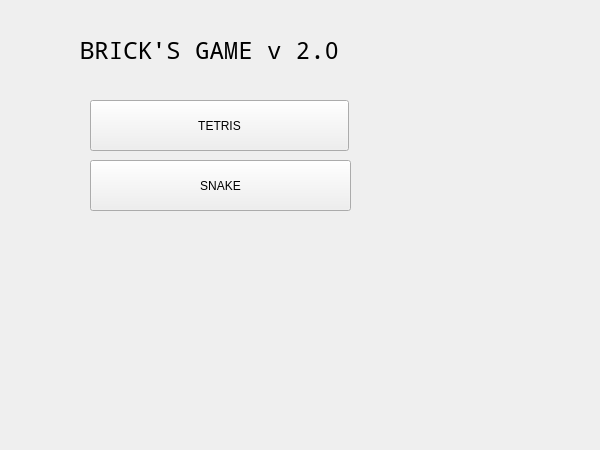
<?xml version="1.0" encoding="UTF-8"?>
<ui version="4.0">
 <class>MainWindow</class>
 <widget class="QMainWindow" name="MainWindow">
  <property name="geometry">
   <rect>
    <x>0</x>
    <y>0</y>
    <width>600</width>
    <height>450</height>
   </rect>
  </property>
  <property name="minimumSize">
   <size>
    <width>300</width>
    <height>0</height>
   </size>
  </property>
  <property name="windowTitle">
   <string>Brick Game v2.0</string>
  </property>
  <property name="styleSheet">
   <string notr="true"/>
  </property>
  <widget class="QWidget" name="centralwidget">
   <widget class="QLabel" name="label">
    <property name="geometry">
     <rect>
      <x>80</x>
      <y>10</y>
      <width>281</width>
      <height>81</height>
     </rect>
    </property>
    <property name="font">
     <font>
      <family>Noto Mono</family>
      <pointsize>18</pointsize>
      <italic>false</italic>
      <bold>true</bold>
      <underline>false</underline>
      <strikeout>false</strikeout>
     </font>
    </property>
    <property name="text">
     <string>BRICK'S GAME v 2.0</string>
    </property>
    <property name="textFormat">
     <enum>Qt::PlainText</enum>
    </property>
   </widget>
   <widget class="QPushButton" name="snakeButton">
    <property name="enabled">
     <bool>true</bool>
    </property>
    <property name="geometry">
     <rect>
      <x>90</x>
      <y>160</y>
      <width>261</width>
      <height>51</height>
     </rect>
    </property>
    <property name="sizePolicy">
     <sizepolicy hsizetype="Minimum" vsizetype="Preferred">
      <horstretch>0</horstretch>
      <verstretch>0</verstretch>
     </sizepolicy>
    </property>
    <property name="styleSheet">
     <string notr="true"/>
    </property>
    <property name="text">
     <string>SNAKE</string>
    </property>
   </widget>
   <widget class="QPushButton" name="tetrisButton">
    <property name="geometry">
     <rect>
      <x>90</x>
      <y>100</y>
      <width>259</width>
      <height>51</height>
     </rect>
    </property>
    <property name="sizePolicy">
     <sizepolicy hsizetype="Minimum" vsizetype="Preferred">
      <horstretch>0</horstretch>
      <verstretch>0</verstretch>
     </sizepolicy>
    </property>
    <property name="styleSheet">
     <string notr="true"/>
    </property>
    <property name="text">
     <string>TETRIS</string>
    </property>
   </widget>
  </widget>
 </widget>
 <resources/>
 <connections/>
</ui>
